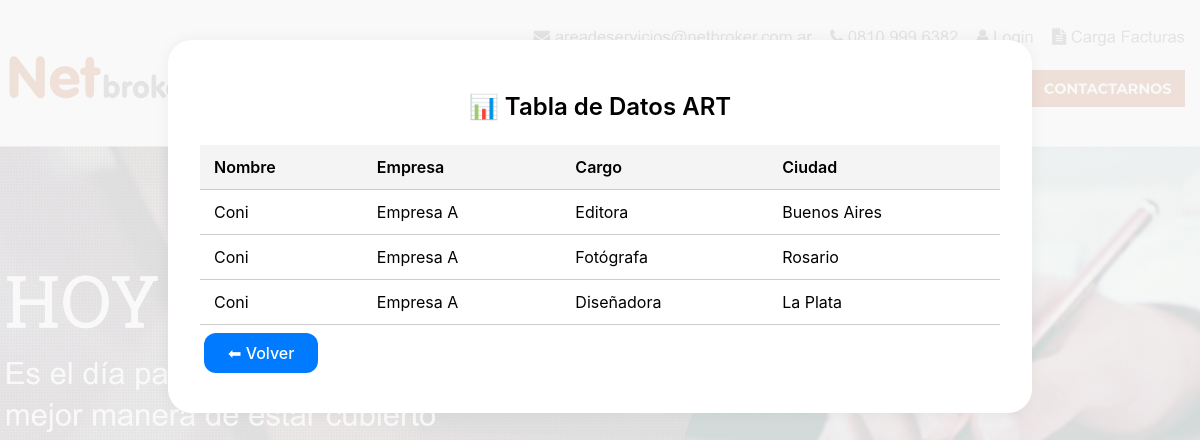
Screenshot of /tabla (signed in) with the database file from the repository.
### tables this page shows
CREATE TABLE datos_csv (
    id INTEGER PRIMARY KEY AUTOINCREMENT,
    usuario_id INTEGER NOT NULL,
    nombre TEXT NOT NULL,
    empresa TEXT NOT NULL,
    cargo TEXT NOT NULL,
    ciudad TEXT NOT NULL
);

### rutas/cliente.py (the view)
@cliente_bp.route('/tabla')
def ver_tabla():
    if 'usuario_id' not in session or session.get('rol') != 'cliente':
        return redirect(url_for('auth.index'))
    usuario_id = session['usuario_id']
    conn = sqlite3.connect(app.config['DATABASE'])
    conn.row_factory = sqlite3.Row
    cur = conn.cursor()
    cur.execute("SELECT * FROM datos_csv WHERE usuario_id = ?", (usuario_id,))
    datos = cur.fetchall()
    conn.close()
    return render_template('tabla_datos.html', datos=datos)

### templates/tabla_datos.html (shortened to what this page needs)
<!DOCTYPE html>
<html lang="es">
<head>
    <link rel="stylesheet" href="{{ url_for('static', filename='css/style.css') }}">
</head>
<body>
    <div class="container">
<h2>📊 Tabla de Datos ART</h2>
<table class="tabla-art">
            <thead>
                <tr>
                    <th>Nombre</th>
                    <th>Empresa</th>
                    <th>Cargo</th>
                    <th>Ciudad</th>
                </tr>
            </thead>
            <tbody>
                {% for fila in datos %}
                <tr>
                    <td>{{ fila['nombre'] }}</td>
                    <td>{{ fila['empresa'] }}</td>
                    <td>{{ fila['cargo'] }}</td>
                    <td>{{ fila['ciudad'] }}</td>
                </tr>
                {% endfor %}
            </tbody>
        </table>
        <a href="{{ url_for('cliente.cliente_dashboard') }}" class="btn btn-blue">⬅ Volver</a>
    </div>
</body>
</html>

### static/css/style.css (style rules this page uses)
body { position: relative; min-height: 100vh; margin: 0; padding: 0; z-index: 0; overflow-x: hidden; }
body::before { content: ""; position: fixed; top: 0; left: 0; width: 100%; height: 100%; background-image: url("../img/bg.jpg"); background-size: cover; background-position: center; opacity: 0.15; z-index: -1; }
body { font-family: -apple-system, BlinkMacSystemFont, "SF Pro Text", "Helvetica Neue", Helvetica, Arial, sans-serif; background: #f8f8f8; margin: 0; padding: 40px; }
h1, h2 { text-align: center; font-size: 24px; font-weight: 600; margin-bottom: 24px; }
.container, .admin-panel, .cliente-panel, .formulario-csv { max-width: 720px; margin: auto; background: white; padding: 30px 24px; border-radius: 16px; box-shadow: 0 10px 30px rgba(0,0,0,0.08); }
.container { width: 100%; max-width: 800px; padding: 2rem; background: white; border-radius: 1.5rem; box-shadow: 0 0 15px rgba(0, 0, 0, 0.05); }
.btn { display: inline-block; padding: 10px 24px; font-size: 16px; border-radius: 12px; text-align: center; text-decoration: none; transition: all 0.2s ease; cursor: pointer; font-weight: 500; margin: 8px 4px; }
.btn-blue { background-color: #007aff; color: white; border: none; }
table { width: 100%; border-collapse: collapse; font-size: 16px; margin-top: 20px; }
table th, table td { padding: 12px 14px; border-bottom: 1px solid #ccc; text-align: left; }
table th { background-color: #f4f4f4; font-weight: 600; }

### rows the page displays
datos_csv: nombre "Coni", empresa "Empresa A", cargo "Editora", ciudad "Buenos Aires"
datos_csv: nombre "Coni", empresa "Empresa A", cargo "Fotógrafa", ciudad "Rosario"
datos_csv: nombre "Coni", empresa "Empresa A", cargo "Diseñadora", ciudad "La Plata"
